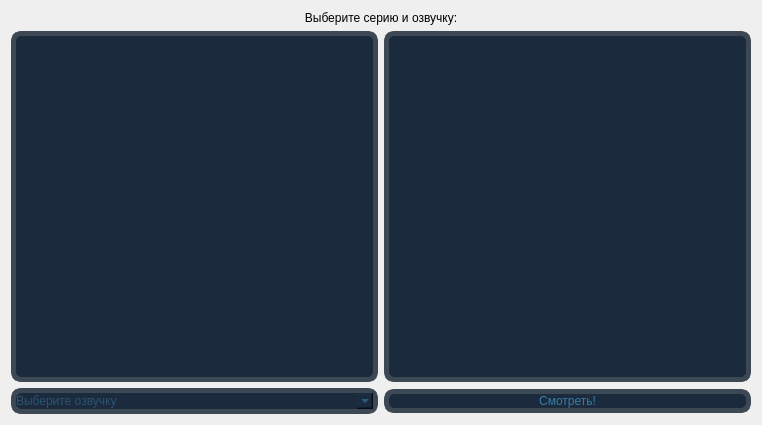
<?xml version="1.0" encoding="UTF-8"?>
<ui version="4.0">
 <class>choose</class>
 <widget class="QWidget" name="choose">
  <property name="geometry">
   <rect>
    <x>0</x>
    <y>0</y>
    <width>762</width>
    <height>425</height>
   </rect>
  </property>
  <property name="windowTitle">
   <string>Выберите серию</string>
  </property>
  <layout class="QVBoxLayout" name="verticalLayout">
   <item>
    <widget class="QLabel" name="label">
     <property name="sizePolicy">
      <sizepolicy hsizetype="Preferred" vsizetype="Maximum">
       <horstretch>0</horstretch>
       <verstretch>0</verstretch>
      </sizepolicy>
     </property>
     <property name="text">
      <string>Выберите серию и озвучку:</string>
     </property>
     <property name="alignment">
      <set>Qt::AlignCenter</set>
     </property>
    </widget>
   </item>
   <item>
    <layout class="QHBoxLayout" name="horizontalLayout">
     <item>
      <widget class="QListWidget" name="listWidget">
       <property name="sizePolicy">
        <sizepolicy hsizetype="Minimum" vsizetype="Minimum">
         <horstretch>0</horstretch>
         <verstretch>0</verstretch>
        </sizepolicy>
       </property>
       <property name="styleSheet">
        <string notr="true">background-color: rgb(28, 42, 61);
color: rgb(53, 126, 165);
border:5px solid;
border-radius: 10px;
border-color: rgb(60, 72, 83);</string>
       </property>
      </widget>
     </item>
     <item>
      <widget class="QListWidget" name="listWidget_2">
       <property name="sizePolicy">
        <sizepolicy hsizetype="Minimum" vsizetype="Minimum">
         <horstretch>0</horstretch>
         <verstretch>0</verstretch>
        </sizepolicy>
       </property>
       <property name="minimumSize">
        <size>
         <width>256</width>
         <height>0</height>
        </size>
       </property>
       <property name="styleSheet">
        <string notr="true">background-color: rgb(28, 42, 61);
color: rgb(53, 126, 165);
border:5px solid;
border-radius: 10px;
border-color: rgb(60, 72, 83);</string>
       </property>
      </widget>
     </item>
    </layout>
   </item>
   <item>
    <layout class="QHBoxLayout" name="horizontalLayout_2">
     <property name="sizeConstraint">
      <enum>QLayout::SetMinimumSize</enum>
     </property>
     <item>
      <widget class="QComboBox" name="comboBox">
       <property name="sizePolicy">
        <sizepolicy hsizetype="Minimum" vsizetype="Maximum">
         <horstretch>0</horstretch>
         <verstretch>0</verstretch>
        </sizepolicy>
       </property>
       <property name="styleSheet">
        <string notr="true">background-color: rgb(28, 42, 61);
color: rgb(53, 126, 165);
border:5px solid;
border-radius: 10px;
border-color: rgb(60, 72, 83);</string>
       </property>
       <property name="placeholderText">
        <string>Выберите озвучку</string>
       </property>
      </widget>
     </item>
     <item>
      <widget class="QPushButton" name="pushButton">
       <property name="sizePolicy">
        <sizepolicy hsizetype="Minimum" vsizetype="Maximum">
         <horstretch>0</horstretch>
         <verstretch>0</verstretch>
        </sizepolicy>
       </property>
       <property name="styleSheet">
        <string notr="true">background-color: rgb(28, 42, 61);
color: rgb(53, 126, 165);
border:5px solid;
border-radius: 10px;
border-color: rgb(60, 72, 83);</string>
       </property>
       <property name="text">
        <string>Смотреть!</string>
       </property>
      </widget>
     </item>
    </layout>
   </item>
  </layout>
 </widget>
 <resources/>
 <connections/>
</ui>
